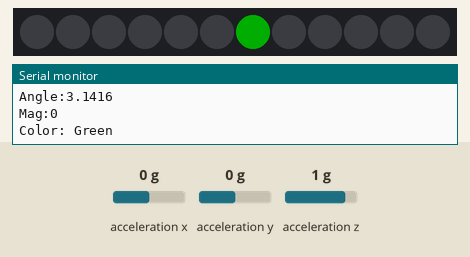
Recording of a sketch running on a simulated Arduino Uno, built with avr-gcc and run on an emulated ATmega328P. On the bench: 12 RGB LEDs in strip order, left to right, the last lines printed to the serial monitor. Inputs (shaded band) come from the test bench; at power-on: acceleration x 0 g, acceleration y 0 g, acceleration z 1 g. Dim RGB values are drawn brighter than linear.

Above: at 1.2 s.
1.3 s: acceleration x set to -0.8 g
At 2.2 s:
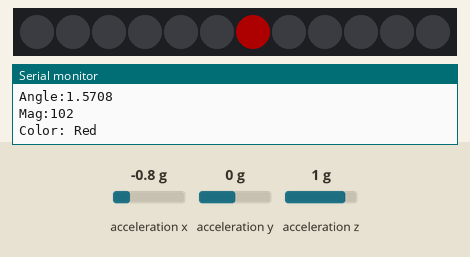
2.8 s: acceleration x set to 0 g
At 3.3 s:
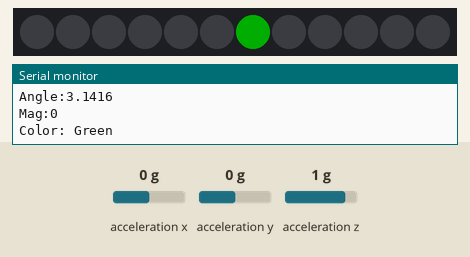
4.3 s: acceleration x set to 0.8 g
At 5.7 s:
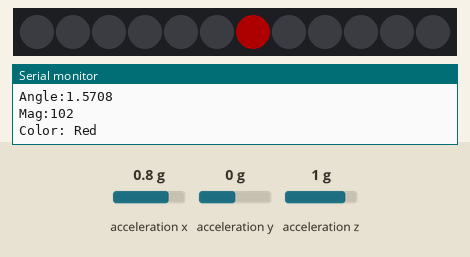
Timing chart, 0 to 7.3 s (numbered marks = the images above; inputs shaded):
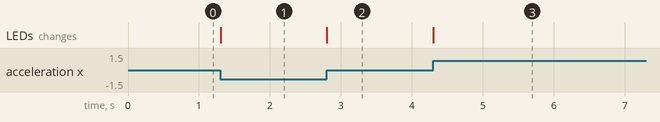

Measured:
- after the input at 1.3 s, the LEDs: change at once (image 1)
- after the input at 2.8 s, the LEDs: change at once (image 2)
- after the input at 4.3 s, the LEDs: change at once (image 3)

The sketch:

ADXL345_test_w_LED.ino
```cpp
/*  This program continuously polls output data
 *  from the ADXL, and lights LED 6 based on the data.
 *  Once new (i.e. different from the previous output)
 *  x, y values arrive from the ADXL, the program exits
 *  the polling loop, computes the new magnitude and
 *  direction (in rads), and lights LED 6.
 */

#include <SparkFun_ADXL345.h>         // SparkFun ADXL345 Library
#include <math.h>                     // Arduino math library
#include <Adafruit_NeoPixel.h>        // Adafruit NeoPixel library

int x,y,z;        // Global variables
int mag;
float angle;

ADXL345 adxl = ADXL345(10);           // SET TO SPI COMMUNICATION MODE, ADXL345(CS_PIN);

#define LED_PIN    6
#define LED_COUNT 12

// Declare our NeoPixel strip object:
Adafruit_NeoPixel strip(LED_COUNT, LED_PIN, NEO_GRB + NEO_KHZ800);
// Argument 1 = Number of pixels in NeoPixel strip
// Argument 2 = Arduino pin number (most are valid)
// Argument 3 = Pixel type flags, add together as needed:
//   NEO_KHZ800  800 KHz bitstream (most NeoPixel products w/WS2812 LEDs)
//   NEO_KHZ400  400 KHz (classic 'v1' (not v2) FLORA pixels, WS2811 drivers)
//   NEO_GRB     Pixels are wired for GRB bitstream (most NeoPixel products)
//   NEO_RGB     Pixels are wired for RGB bitstream (v1 FLORA pixels, not v2)
//   NEO_RGBW    Pixels are wired for RGBW bitstream (NeoPixel RGBW products)

void setup() {

  Serial.begin(9600);                 // Start the serial terminal, set baud rate
  Serial.println("SparkFun ADXL345 Accelerometer Hook Up Guide Example");
  Serial.println();

  adxl.powerOn();                     // Power on the ADXL345

  adxl.setRangeSetting(4);           // Give the range settings
                                      // Accepted values are 2g, 4g, 8g or 16g
                                      // Higher Values = Wider Measurement Range
                                      // Lower Values = Greater Sensitivity

  adxl.setRate(6.25);                 // Set data output rate (Hz)

  adxl.setSpiBit(0);                  // Configure the device to be in 4 wire SPI mode when set to '0' or 3 wire SPI mode when set to 1
                                      // Default: Set to 0
                                      // SPI pins on the ATMega328: 11, 12 and 13 as reference in SPI Library

  strip.begin();           // INITIALIZE NeoPixel strip object (REQUIRED)
  strip.show();            // Turn OFF all pixels ASAP
  strip.setBrightness(50); // Set BRIGHTNESS to about 1/5 (max = 255)

  adxl.readAccel(&x, &y, &z);         // Read the accelerometer values and store them in variables declared above x,y,z

}

void loop() {

  int foo_x = x, foo_y = y;

//-----------------------------Computation and assignment-------------------------------
  if (x>0) {              // If x-component is within cartesian quadrant 1 or 4
    angle = atan2(x, y);    // (In radians)
  }
  else {                  // If x-component is within cartesian quadrant 2 or 3
    angle = atan2(x, y) + PI; // (In radians)
  }

  mag = sqrt(sq((long) x)+sq((long) y));  // Determines magnitude (independent of cartesian quadrant)

  // Print values x, y, angle, and mag
  Serial.print("x: ");
  Serial.print(x);
  Serial.print("; y: ");
  Serial.println(y);
  Serial.print("Angle:");
  Serial.println(angle, 4); // Display direction (in radians)
  Serial.print("Mag:");
  Serial.println(mag);   // Display magnitude

  if (mag<30) {  //
    strip.setPixelColor(6, 0, 0, 0);       // Turn off 6th pixel
    strip.show();
    strip.setPixelColor(6, 0, 255, 0);     //  Set 6th pixel to Green
    strip.show();
    Serial.println("Color: Green");
    Serial.print('\n');
  }
  else if (mag<40) {   //
    strip.setPixelColor(6, 0, 0, 0);       // Turn off 6th pixel
    strip.show();
    strip.setPixelColor(6, 124, 252, 0);     //  Set 6th pixel to Green-yellow
    strip.show();
    Serial.println("Color: Green-yellow");
    Serial.print('\n');
  }
  else if (mag<60) {   //
    strip.setPixelColor(6, 0, 0, 0);       // Turn off 6th pixel
    strip.show();
    strip.setPixelColor(6, 255, 255, 0);     //  Set 6th pixel to Yellow
    strip.show();
    Serial.println("Color: Yellow");
    Serial.print('\n');
  }
  else if (mag<80) {   //
    strip.setPixelColor(6, 0, 0, 0);       // Turn off 6th pixel
    strip.show();
    strip.setPixelColor(6, 225, 100, 0);     //  Set 6th pixel to Yellow-Orange
    strip.show();
    Serial.println("Color: Yellow-Orange");
    Serial.print('\n');
  }
  else if (mag<100) {   //
    strip.setPixelColor(6, 0, 0, 0);       // Turn off 6th pixel
    strip.show();
    strip.setPixelColor(6, 255, 50, 0);     //  Set 6th pixel to Orange
    strip.show();
    Serial.println("Color: Orange");
    Serial.print('\n');
  }
  else if (mag<120) {   //
    strip.setPixelColor(6, 0, 0, 0);       // Turn off 6th pixel
    strip.show();
    strip.setPixelColor(6, 255, 0, 0);     //  Set 6th pixel to Red
    strip.show();
    Serial.println("Color: Red");
    Serial.print('\n');
  }
//--------------------------------------------------------------------------------------

  while (foo_x == x && foo_y == y) {
    adxl.readAccel(&x, &y, &z);   // Poll the accelerometer
  }

}
```
